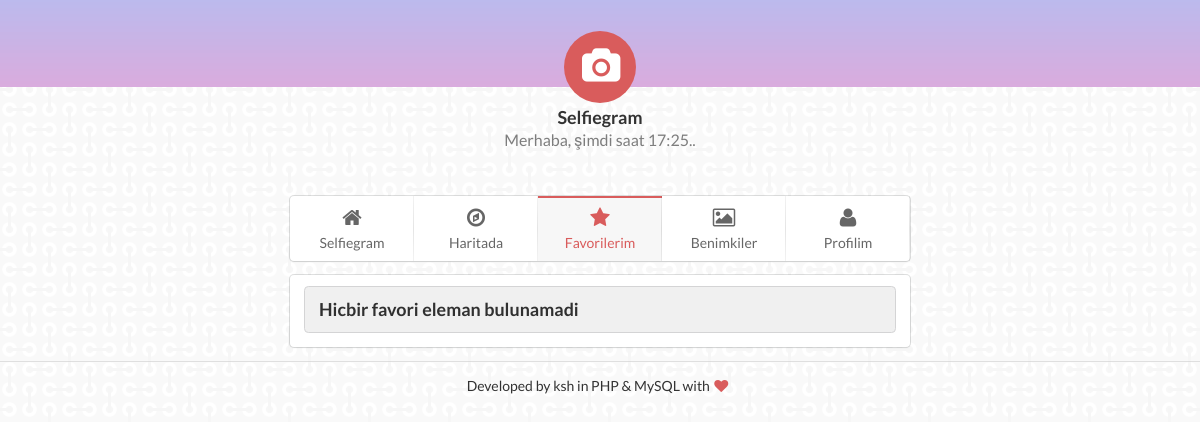
/?action=favorites, run on an earlier commit of the app's database.
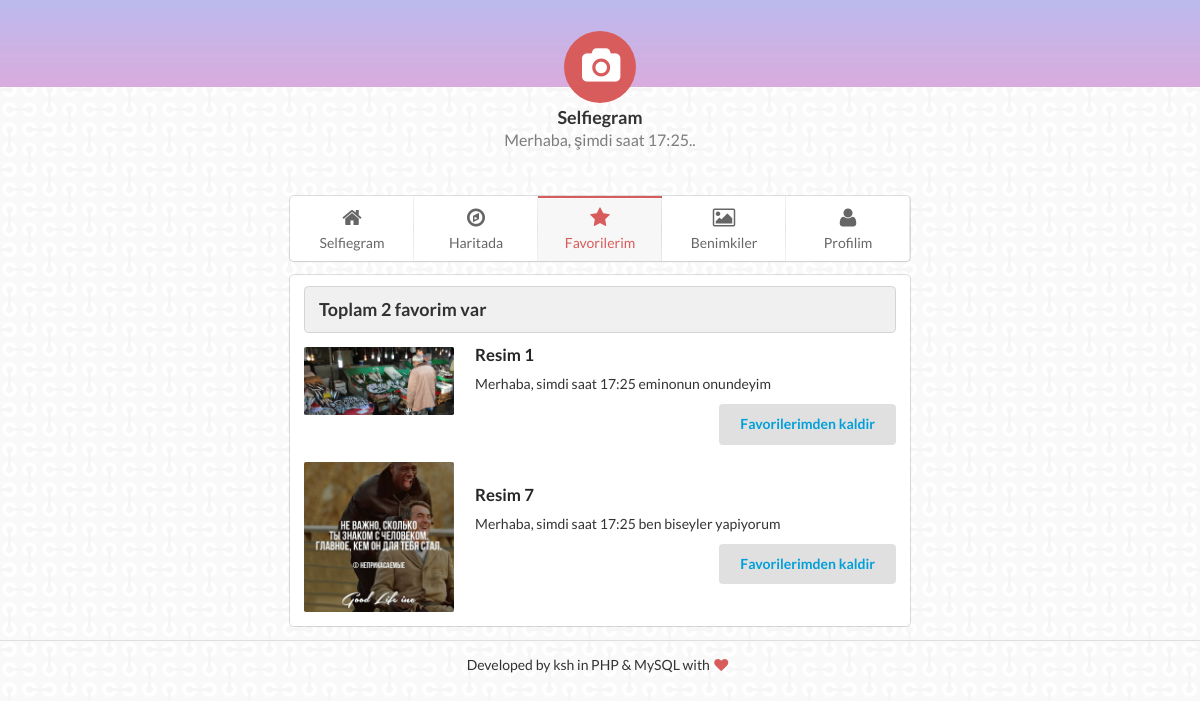
And on a later commit of the database.
### tables this page shows
CREATE TABLE favorites
(
  id              smallint unsigned NOT NULL auto_increment,
  userid          smallint NOT NULL,
  photoid         smallint NOT NULL,
  date            date NOT NULL,

  PRIMARY KEY     (id)
);

CREATE TABLE photos
(
  id              smallint unsigned NOT NULL auto_increment,
  userid          smallint NOT NULL,
  publicationDate date NOT NULL,
  title           varchar(255),
  image           varchar(255) NOT NULL,
  lat             float(10, 6) NOT NULL,
  lng             float(10, 6) NOT NULL,
  content         mediumtext NOT NULL,

  PRIMARY KEY     (id)
);

### classes/Favorite.php (called while the page is built, shortened)
<?php
class Favorite
{
    public static function getList( ) {
        $conn = new PDO( DB_DSN, DB_USERNAME, DB_PASSWORD );
        $sql = "SELECT photos.id, photos.title, photos.image, photos.content, favorites.id AS fav FROM photos INNER JOIN favorites on
                favorites.photoid = photos.id WHERE favorites.userid = 1";
        $st = $conn->prepare( $sql );
        $st->execute();
        $list = array();
        while ( $row = $st->fetch() ) {
            $photo = new Photo( $row );
            $list[] = $photo;
        }
        $sql = "SELECT FOUND_ROWS() AS totalRows";
        $totalRows = $conn->query( $sql )->fetch();
        return ( array ( "results" => $list, "totalRows" => $totalRows[0] ) );
    }
}

### classes/Photo.php (called while the page is built, shortened)
<?php
class Photo
{
  public function __construct( $data=array() ) {
    if ( isset( $data['id'] ) ) $this->id = (int) $data['id'];
    if ( isset( $data['fav'] ) ) $this->fav = (int) $data['fav'];
    if ( isset( $data['title'] ) ) $this->title = preg_replace ( "/[^\.\,\-\_\'\"\@\?\!\:\$ a-zA-Z0-9()]/", "", $data['title'] );
    if ( isset( $data['image'] ) ) $this->image = $data['image'];
    if ( isset( $data['content'] ) ) $this->content = $data['content'];
  }
}
?>

### templates/favorites.php (the view)
<?php include "templates/include/header.php" ?>
<div class="ui segment">
<div class="ui items">
<?php if ($results['totalRows'] == 0) { ?>
    <h3 class="ui block header">Hicbir favori eleman bulunamadi</h3>
<?php } else { ?>
    <h3 class="ui block header">Toplam <?php echo $results['totalRows'] ?> favorim var</h3>
<?php } ?>
<?php foreach ( $results['photos'] as $photo ) { ?>
  <div class="item">
    <div class="ui small image">
      <img src="<?php echo htmlspecialchars( $photo->image )?>">
    </div>
    <div class="middle aligned content">
      <a href=".?action=view&amp;photoId=<?php echo $photo->id?>" class="header">
        <?php echo htmlspecialchars( $photo->title )?>
      </a>
      <div class="description">
        <p><?php echo htmlspecialchars( $photo->content )?></p>
      </div>
      <div class="extra">
        <div class="ui right floated button">
            <?php if ( $photo->id ) { ?>
              <p><a href="index.php?action=favoritesRemove&amp;favoriteId=<?php echo $photo->fav ?>" onclick="return confirm('Silmek istediginizden emin misiniz?')">Favorilerimden kaldir</a></p>
            <?php } ?>
        </div>
      </div>
    </div>
  </div>
<?php } ?>
</div>
</div>
<?php include "templates/include/footer.php" ?>

### index.php (shortened to what this page needs)
<?php
$action = isset( $_GET['action'] ) ? $_GET['action'] : "";
switch ( $action ) {
  case 'favorites':
    favorites();
    break;
}
function favorites() {
  $results = array();
  $data = Favorite::getList();
  $results['photos'] = $data['results'];
  $results['totalRows'] = $data['totalRows'];
  $results['pageTitle'] = "Favorilerim";
  require( TEMPLATE_PATH . "/favorites.php");
}
?>

### templates/include/header.php (shortened to what this page needs)
<?php
$PATH = './?action=';
$anasayfa = new Url();
$anasayfa->title = 'Selfiegram';
$anasayfa->icon = 'home';
$anasayfa->url = $PATH.'gridview';
$harita = new Url();
$harita->title = 'Haritada';
$harita->icon = 'map';
$harita->url = $PATH.'harita';
$favorites = new Url();
$favorites->title = 'Favorilerim';
$favorites->icon = 'star';
$favorites->url = $PATH.'favorites';
$mine = new Url();
$mine->title = 'Benimkiler';
$mine->icon = 'picture';
$mine->url = $PATH.'mine';
$profile = new Url();
$profile->title = 'Profilim';
$profile->icon = 'user';
$profile->url = $PATH.'profile';
$pages = array($anasayfa, $harita, $favorites, $mine, $profile);
?>
<html>
<head><title>Merhaba!</title></head>
<link rel="stylesheet" href="semantic/dist/semantic.css">
<link rel="stylesheet" href="style.css">
<body>
    <div class="ui icon center aligned submain header">
        <i class="circular camera inverted red icon"></i>Selfiegram
        <div class="sub header">Merhaba, şimdi saat 17:25..</div>
    </div>
    <div class="ui page grid">
        <div class="column"><br>
        <div class="ui labeled icon fluid five item menu">
            <?php
            foreach($pages as $page): ?>
                <a class="red item <?php if($page->title === $results['pageTitle']):?>active<?php endif;?>" href="<?php echo $page->url;?>">
                  <i class="<?php echo $page->icon ?> icon"></i>
                  <?php echo $page->title;?>
                </a>
            <?php endforeach;?>
        </div>
        <div class="ui basic nopad segment">

### templates/include/footer.php
            </div>
        </div>
    </div>
    <div class="ui divider"></div>
    <p class="footer" style="text-align:center">
    Developed by ksh in PHP & MySQL with <i class="red heart icon"></i>
    </p>
    <br>
</body>
</html>

### style.css (style rules this page uses)
@media only screen and (min-width: 992px) { .ui.page.grid { width: auto; margin-left: 0em; margin-right: 0em; padding-left: 23%; padding-right: 23%; } }
.ui.nopad.segment { padding: 0px !important; }
body { background-image: url('images/bg8.png'); font-family: 'Lato', Calibri, Arial, sans-serif; }
.ui.submain.header { margin-top: -70px; }
.ui.nopad.segment { padding: 0px; }

What changed in the data, as far as the page shows it:
added favorites: photoid.image (picture), photoid.title "Resim 1", photoid.content "Merhaba, simdi saat 17:25 eminonun onundeyim"
added favorites: photoid.image (picture), photoid.title "Resim 7", photoid.content "Merhaba, simdi saat 17:25 ben biseyler yapiyorum"
Also different on the page:
$results['totalRows']: (not shown) → "2"
text no longer shown: "Hicbir favori eleman bulunamadi"
text now shown: "Toplam favorim var"
